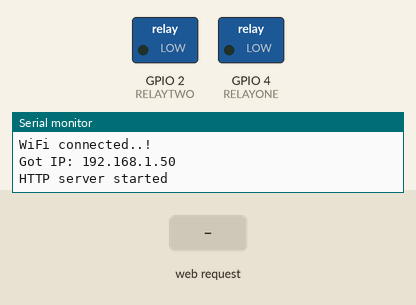
This sketch was run on a simulated ESP8266 (NodeMCU). On the bench: switched loads named in the sketch (green lamp = pin HIGH), the last lines printed to the serial monitor. Inputs (shaded band) come from the test bench. WiFi joins after 1.5 s; servers stay silent unless stated.

Above: at 3.3 s.
3.4 s: HTTP request GET /relayModuleToggle?socket=1 received
At 4.3 s:
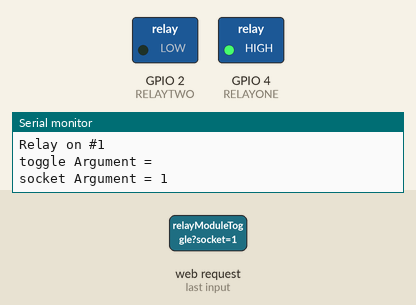
4.9 s: HTTP request GET /relayModuleToggle?socket=2 received
At 5.4 s:
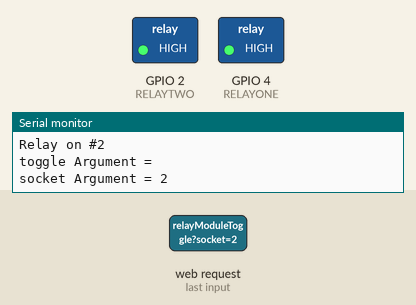
Timing chart, 0 to 7.9 s (numbered marks = the images above; inputs shaded):
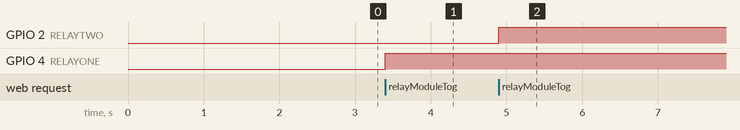

The sketch:

sketch_jul28a.ino
```cpp
// Libraries
#include <ESP8266WiFi.h>
#include <ESP8266HTTPClient.h>
#include <ESP8266WebServer.h>
#include <WiFiClientSecure.h>

// Ports
#define RELAYONE 4
#define RELAYTWO 2

const char* ssid = "Ford";
const char* password = "super618";
ESP8266WebServer server(80);   // Прослушиваю 80 порт
using namespace std;

void setup() {
  pinMode(RELAYONE, OUTPUT);
  pinMode(RELAYTWO, OUTPUT);
  Serial.begin(115200);
  delay(100);

  Serial.println("Connecting to ");
  Serial.println(ssid);

  // подключиться к вашей локальной wi-fi сети
  WiFi.begin(ssid, password);

  // проверить, подключился ли wi-fi модуль к wi-fi сети
  while (WiFi.status() != WL_CONNECTED)
  {
    delay(1000);
    Serial.print(".");
  }

  Serial.println("");
  Serial.println("WiFi connected..!");
  Serial.print("Got IP: ");
  Serial.println(WiFi.localIP());

//  Serial.begin(115200);
//  WiFi.begin(ssid, password);
//  Serial.println("");
//  Serial.print("Connecting");
//  while (WiFi.status() != WL_CONNECTED) {
//    delay(500);
//    Serial.print(".");
//  }

  server.on("/relayModuleToggle", handleGenericArgs);  // привязать функцию обработчика к URL-пути
  server.begin();                                // запуск сервера
  Serial.println("HTTP server started");
//  Serial.println("");
//  Serial.print("Connected to ");
//  Serial.println(ssid);
//  Serial.print("IP address: ");
//  Serial.println(WiFi.localIP());
}

void handleGenericArgs() //обработчик
{
 String message = "";

  if (server.arg("toggle")== "" && server.arg("socket")== "")
  { // параметр не найден
    message = "Socket and Toggle Argument not found";
  }
  else
  { // параметр найден
    String toggle = server.arg("toggle");
    String socket = server.arg("socket");
    toggleRelay(socket, toggle);
    message += "toggle Argument = ";
    message += toggle;
    message += "\nsocket Argument = ";
    message += socket;
    Serial.println(message);
  }

  server.send(200, "text/plain", message);    // возвращаем HTTP-ответ
}

void toggleRelay(String numSocket, String toggle){
  if(numSocket == "1")
  {
      if(toggle == "0"){
      digitalWrite(RELAYONE, LOW);
      Serial.println("Relay off #1");
    }
    else{
      digitalWrite(RELAYONE, HIGH);
      Serial.println("Relay on #1");
    }
  }
  else if(numSocket == "2"){
    if(toggle == "0"){
      digitalWrite(RELAYTWO, LOW);
      Serial.println("Relay off #2");
    }
    else{
      digitalWrite(RELAYTWO, HIGH);
      Serial.println("Relay on #2");
    }
  }
  else{
      server.send(404, "text/plain", "NOT FOUND SOCKET");    // возвращаем HTTP-ответ
  }
}

void loop(){
  server.handleClient();
}
```

Measured:
- after the input at 3.4 s, GPIO 4 (RELAYONE): LOW → HIGH at once
- after the input at 4.9 s, GPIO 2 (RELAYTWO): LOW → HIGH at once
